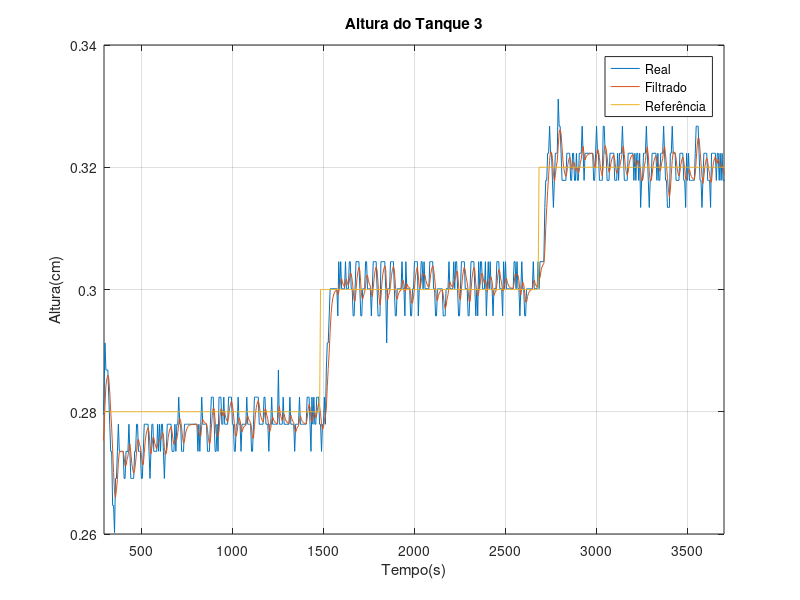
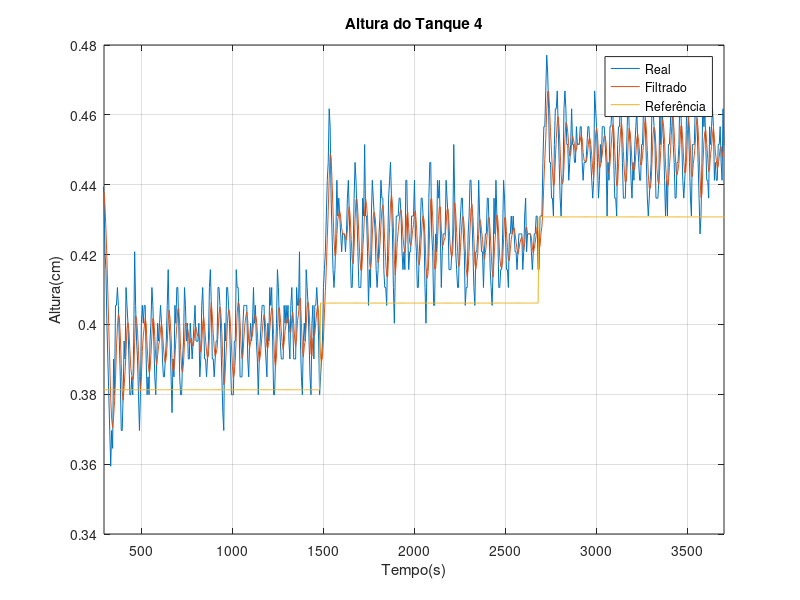
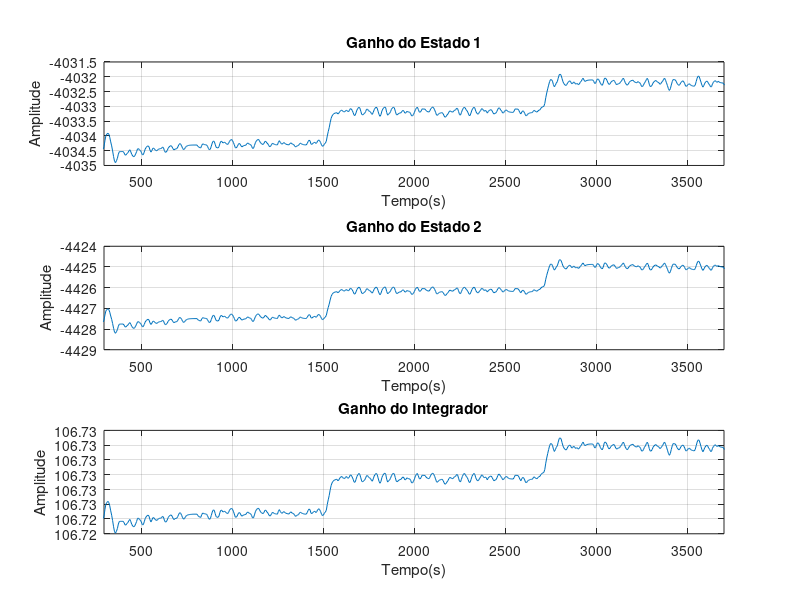
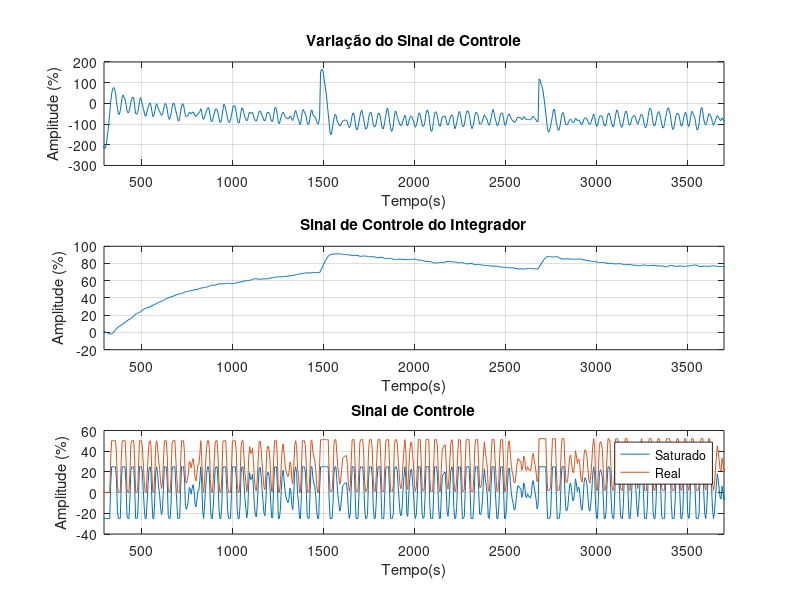

MATLAB code to generate these figures, in order: (Note: this script raises an error after producing the figures.)
clear
clc
%%
load('tarsis_seguimento_referencia_25_3.mat')
%%
% Conversão do Sinal de Controle de Operação em Referência
sp_q = uop*16.4 + 357.3;
sp_h3 = ((sp_q - 309.9)/87.07).^2;
sp_h4 = (sp_q - 431.2)/33.51 + sp_h3;
%%
figure
plot(t(57:end),h3*1e-2);
hold on
plot(t(57:end),h3f);
plot(t(57:end),sp_h3*1e-2);
xlabel('Tempo(s)')
ylabel('Altura(cm)')
xlim([295.7 3701])
grid on
title('Altura do Tanque 3')
legend('Real','Filtrado','Referência')
%%
figure
plot(t(57:end),h4*1e-2);
hold on
plot(t(57:end),h4f);
plot(t(57:end),sp_h4*1e-2);
xlabel('Tempo(s)')
ylabel('Altura(cm)')
xlim([295.7 3701])
grid on
title('Altura do Tanque 4')
legend('Real','Filtrado','Referência')
%%
figure
subplot(3,1,1)
plot(t(57:end),K1)
title('Ganho do Estado 1')
ylabel('Amplitude')
xlabel('Tempo(s)')
grid on
xlim([295.7 3701])
subplot(3,1,2)
plot(t(57:end),K2 )
title('Ganho do Estado 2')
ylabel('Amplitude')
xlabel('Tempo(s)')
grid on
xlim([295.7 3701])
subplot(3,1,3)
plot(t(57:end),Ka )
title('Ganho do Integrador')
ylabel('Amplitude')
xlabel('Tempo(s)')
grid on
xlim([295.7 3701])
%%
figure
subplot(3,1,1)
plot(t(57:end),du )
title('Variação do Sinal de Controle')
ylabel('Amplitude (%)')
xlabel('Tempo(s)')
grid on
xlim([295.7 3701])
subplot(3,1,2)
plot(t(57:end),u_i )
title('Sinal de Controle do Integrador')
ylabel('Amplitude (%)')
xlabel('Tempo(s)')
grid on
xlim([295.7 3701])
subplot(3,1,3)
plot(t(57:end),u_s )
hold on
plot(t(57:end),u )
title('Sinal de Controle')
ylabel('Amplitude (%)')
xlabel('Tempo(s)')
legend('Saturado','Real')
grid on
xlim([295.7 3701])
%%
figure
plot(t(57:end),erro )
title('Erro')
ylabel('Amplitude (%)')
xlabel('Tempo(s)')
xlim([295.7 3701])
grid on
%%
figure
plot(t(57:end),x_i )
title('Estado do Integrador')
ylabel('Amplitude (%)')
xlabel('Tempo(s)')
xlim([295.7 3701])
grid on
%%
figure
T = 5.2632;
x = sdpvar(3,1);
A{1}=[-0.0111 0.0111; 0.0155 -0.0193]; % Matriz de Estados 1
A{2}=[-0.0111 0.0111; 0.0238 -0.0282]; % Matriz de Estados 2

B{1}=[1.0e-04 *0.5432; 0];
B{2}=B{1};

C=[0 1];
D=0;

% Discretização com ZOH
[Ad{1},Bd{1},Cd{1},Dd{1}]=c2dm(A{1},B{1},C,D,T,'zoh');
[Ad{2},Bd{2},Cd{2},Dd{2}]=c2dm(A{2},B{2},C,D,T,'zoh');
% Dimensão das matrizes
n=size(Ad{1},1);
m=size(Bd{1},2);
% Espaço de Estados Aumentados
Aa{1}=[Ad{1} zeros(n,m); -Cd{1}*Ad{1} 1];
Aa{2}=[Ad{2} zeros(n,m); -Cd{2}*Ad{2} 1];
Ba{1}=[Bd{1}; -Cd{1}*Bd{1}];
Ba{2}=[Bd{2}; -Cd{2}*Bd{2}];

N=size(Ad,2);
lambda = 0.95;
rho = 25;

[out]= mauriciosat1(Aa,Ba,1,1,1,1,1,lambda,rho);

q=coefs(out.P);
P1=inv(q{1});
P2=inv(q{2});
% Configurando o solver

% x_ = [(h4(1:621)*1e-2 - sp_h4(1:621)*1e-2);(h3(1:621)*1e-2 - sp_h3(1:621)*1e-2);x_i(1:621)];
% plot_dir3(x_(1,:)',x_(2,:)',x_(3,:)','r')
% hold on
x_ = [(h4f  - sp_h4 *1e-2);(h3f  - sp_h3 *1e-2);x_i ];
plot_dir3(x_(1,:)',x_(2,:)',x_(3,:)','g')
hold on
plot(x'*P1*x <= 1 & x'*P2*x <= 1)

title('Trajetória dos Estados, Saturação de 25%')
xlabel('h_{4}')
ylabel('h_{3}')
zlabel('x_{i}')